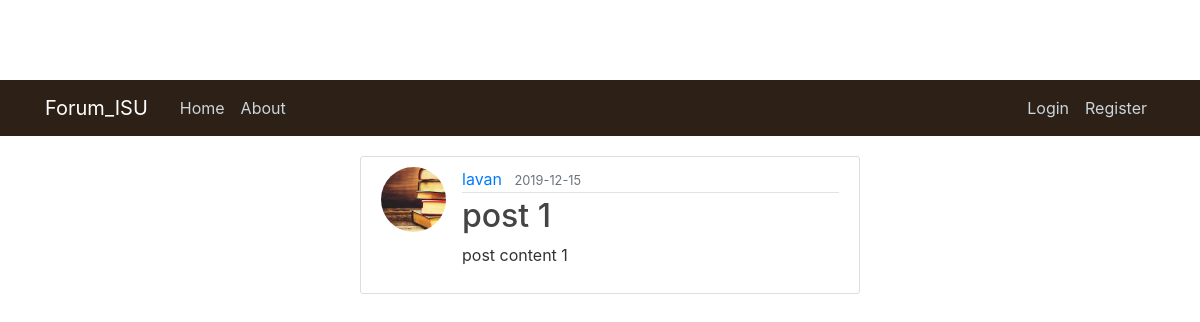
/post/1, run on an earlier commit of the app's database.
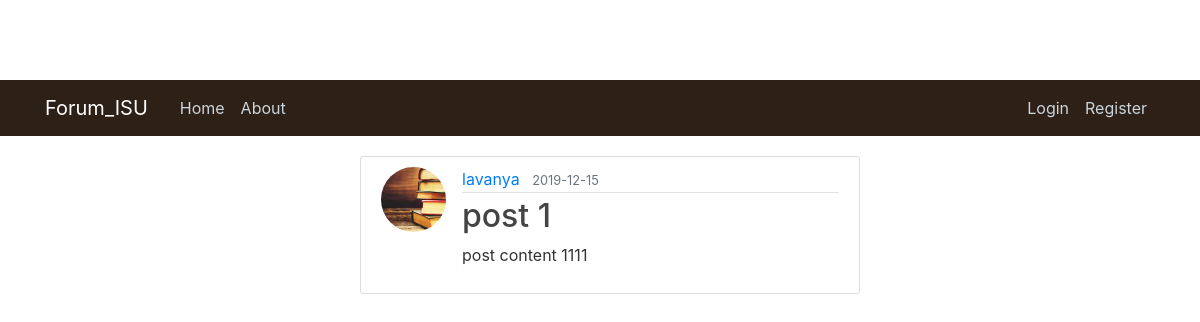
And on a later commit of the database.
### forum_isu/models.py (models this page shows, shortened)
class User(db.Model, UserMixin):
    id         = db.Column(db.Integer, primary_key=True)
    username   = db.Column(db.String(20), unique=True, nullable=False)
    email      = db.Column(db.String(120), unique=True, nullable=False)
    image_file = db.Column(db.String(20), nullable=False, default='default.jpg')
    password   = db.Column(db.String(60), nullable=False)
    posts       = db.relationship('Post', backref='author', lazy=True)

class Post(db.Model):
    id = db.Column(db.Integer, primary_key=True)
    title = db.Column(db.String(100), nullable=False)
    date_posted = db.Column(db.DateTime, nullable=False, default=datetime.utcnow)
    content = db.Column(db.Text, nullable=False)
    picture = db.Column(db.String(20), nullable=False, default='default.jpg')
    user_id = db.Column(db.Integer, db.ForeignKey('user.id'), nullable=False)
    comments = db.relationship('Comment', backref='article', lazy=True)

### forum_isu/routes.py (the view)
@app.route("/post/<int:post_id>", methods=['GET', 'POST'])
def post(post_id):
    post = Post.query.get_or_404(post_id)
    return render_template('post.html', title=post.title, post=post)

### forum_isu/templates/post.html (shortened to what this page needs)
{% extends "layout.html" %}
{% block content %}
  <article class="media content-section">
    <img class="rounded-circle article-img" src="{{ url_for('static', filename='profile_pics/' + post.author.image_file) }}">
    <div class="media-body">
      <div class="article-metadata">
        <a class="mr-2" href="url_for('profile') }}">{{ post.author.username }}</a>
        <small class="text-muted">{{ post.date_posted.strftime('%Y-%m-%d') }}</small>
      </div>
      <h2 class="article-title">{{ post.title }}</h2>
      <p class="article-content">{{ post.content }}</p>
    </div>
  </article>
{% endblock content %}

### forum_isu/templates/layout.html (shortened to what this page needs)
<!DOCTYPE html>
<html lang="en" dir="ltr">
  <head>
    <link rel="stylesheet" href="https://stackpath.bootstrapcdn.com/bootstrap/4.3.1/css/bootstrap.min.css">
    <link rel="stylesheet" type="text/css" href="../../static/main.css">
  </head>
  <body>
  <header class="site-header">
    <nav class="navbar navbar-expand-md navbar-dark bg-steel ">
      <div class="container">
        <a class="navbar-brand mr-4" href="/"> Forum_ISU </a>
        <div class="collapse navbar-collapse" id="navbarToggle">
          <div class="navbar-nav mr-auto">
            <a class="nav-item nav-link" href="/">Home</a>
            <a class="nav-item nav-link" href="/about">About</a>
          </div>
          <div class="navbar-nav">
            {% if current_user.is_authenticated %}
            <a class="nav-item nav-link" href="/my_posts"> My Posts </a>
            <a class="nav-item nav-link" href="/my_account"> My Account </a>
            <a class="nav-item nav-link" href="/logout"> logout </a>
            {% else %}
            <a class="nav-item nav-link" href="/login">Login</a>
            <a class="nav-item nav-link" href="/register">Register</a>
            {% endif %}
          </div>
        </div>
      </div>
    </nav>
  </header>
      <div class="container">
        <main role="main" class="container">
    <div class="row">
      <div class="col-md-8">
          {% block content %}{% endblock %}
      </div>
    </div>
  </main>
      </div>
  </body>
</html>

### forum_isu/static/main.css (style rules this page uses)
body { background-image: url("https://www.desktopbackground.org/p/2011/01/23/146299_sanderson-home-wallpapers-maycott-addison-plain-collection_800x800_h.jpg"); color: #333333; margin-top: 5rem; }
h1, h2, h3, h4, h5, h6 { color: #444444; }
.bg-steel { background-color: #2d2017; }
.site-header .navbar-nav .nav-link { color: #cbd5db; }
.content-section { background: #ffffff; padding: 10px 20px; border: 1px solid #dddddd; border-radius: 3px; margin-top:20px; margin-left: 300px; width:500px; }
.article-title { color: #444444; }
.article-content { white-space: pre-line; }
.article-img { height: 65px; width: 65px; margin-right: 16px; }
.article-metadata { padding-bottom: 1px; margin-bottom: 4px; border-bottom: 1px solid #e3e3e3 }

What changed in the data, as far as the page shows it:
changed User: author.username "lavan" → "lavanya"
changed Post "post 1": content "post content 1" → "post content 1111"
